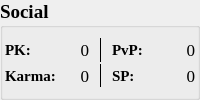
                  <widget class="QGroupBox" name="socialGroupBox">
                   <property name="font">
                    <font>
                     <family>Times New Roman</family>
                     <pointsize>14</pointsize>
                     <bold>true</bold>
                    </font>
                   </property>
                   <property name="title">
                    <string>Social</string>
                   </property>
                   <layout class="QVBoxLayout" name="verticalLayout_5">
                    <property name="spacing">
                     <number>2</number>
                    </property>
                    <property name="leftMargin">
                     <number>2</number>
                    </property>
                    <property name="topMargin">
                     <number>10</number>
                    </property>
                    <property name="rightMargin">
                     <number>2</number>
                    </property>
                    <property name="bottomMargin">
                     <number>10</number>
                    </property>
                    <item>
                     <layout class="QHBoxLayout" name="onlineStatsHLayout">
                      <property name="spacing">
                       <number>10</number>
                      </property>
                      <item>
                       <layout class="QHBoxLayout" name="pkHLayout">
                        <property name="spacing">
                         <number>1</number>
                        </property>
                        <item>
                         <widget class="QLabel" name="pkTextLabel">
                          <property name="font">
                           <font>
                            <family>Times New Roman</family>
                            <pointsize>11</pointsize>
                            <bold>true</bold>
                           </font>
                          </property>
                          <property name="text">
                           <string>PK:</string>
                          </property>
                         </widget>
                        </item>
                        <item>
                         <widget class="QLabel" name="pkCountLabel">
                          <property name="sizePolicy">
                           <sizepolicy hsizetype="MinimumExpanding" vsizetype="Preferred">
                            <horstretch>0</horstretch>
                            <verstretch>0</verstretch>
                           </sizepolicy>
                          </property>
                          <property name="font">
                           <font>
                            <family>Times New Roman</family>
                            <pointsize>13</pointsize>
                            <bold>false</bold>
                           </font>
                          </property>
                          <property name="text">
                           <string>0</string>
                          </property>
                          <property name="alignment">
                           <set>Qt::AlignRight|Qt::AlignTrailing|Qt::AlignVCenter</set>
                          </property>
                         </widget>
                        </item>
                       </layout>
                      </item>
                      <item>
                       <widget class="Line" name="line_13">
                        <property name="frameShadow">
                         <enum>QFrame::Plain</enum>
                        </property>
                        <property name="lineWidth">
                         <number>1</number>
                        </property>
                        <property name="orientation">
                         <enum>Qt::Vertical</enum>
                        </property>
                       </widget>
                      </item>
                      <item>
                       <layout class="QHBoxLayout" name="pvpHLayout">
                        <property name="spacing">
                         <number>1</number>
                        </property>
                        <item>
                         <widget class="QLabel" name="pvpTextLabel">
                          <property name="font">
                           <font>
                            <family>Times New Roman</family>
                            <pointsize>11</pointsize>
                            <bold>true</bold>
                           </font>
                          </property>
                          <property name="text">
                           <string>PvP:</string>
                          </property>
                         </widget>
                        </item>
                        <item>
                         <widget class="QLabel" name="pvpCountLabel">
                          <property name="sizePolicy">
                           <sizepolicy hsizetype="MinimumExpanding" vsizetype="Preferred">
                            <horstretch>0</horstretch>
                            <verstretch>0</verstretch>
                           </sizepolicy>
                          </property>
                          <property name="font">
                           <font>
                            <family>Times New Roman</family>
                            <pointsize>13</pointsize>
                            <bold>false</bold>
                           </font>
                          </property>
                          <property name="text">
                           <string>0</string>
                          </property>
                          <property name="alignment">
                           <set>Qt::AlignRight|Qt::AlignTrailing|Qt::AlignVCenter</set>
                          </property>
                         </widget>
                        </item>
                       </layout>
                      </item>
                     </layout>
                    </item>
                    <item>
                     <layout class="QHBoxLayout" name="stats_6HLayout">
                      <property name="spacing">
                       <number>10</number>
                      </property>
                      <item>
                       <layout class="QHBoxLayout" name="karmaHLayout">
                        <property name="spacing">
                         <number>1</number>
                        </property>
                        <item>
                         <widget class="QLabel" name="karmaTextLabel">
                          <property name="font">
                           <font>
                            <family>Times New Roman</family>
                            <pointsize>11</pointsize>
                            <bold>true</bold>
                           </font>
                          </property>
                          <property name="text">
                           <string>Karma:</string>
                          </property>
                         </widget>
                        </item>
                        <item>
                         <widget class="QLabel" name="karmaLabel">
                          <property name="sizePolicy">
                           <sizepolicy hsizetype="MinimumExpanding" vsizetype="Preferred">
                            <horstretch>0</horstretch>
                            <verstretch>0</verstretch>
                           </sizepolicy>
                          </property>
                          <property name="font">
                           <font>
                            <family>Times New Roman</family>
                            <pointsize>13</pointsize>
                            <bold>false</bold>
                           </font>
                          </property>
                          <property name="text">
                           <string>0</string>
                          </property>
                          <property name="alignment">
                           <set>Qt::AlignRight|Qt::AlignTrailing|Qt::AlignVCenter</set>
                          </property>
                         </widget>
                        </item>
                       </layout>
                      </item>
                      <item>
                       <widget class="Line" name="line_14">
                        <property name="frameShadow">
                         <enum>QFrame::Plain</enum>
                        </property>
                        <property name="lineWidth">
                         <number>1</number>
                        </property>
                        <property name="orientation">
                         <enum>Qt::Vertical</enum>
                        </property>
                       </widget>
                      </item>
                      <item>
                       <layout class="QHBoxLayout" name="spHLayout">
                        <property name="spacing">
                         <number>1</number>
                        </property>
                        <item>
                         <widget class="QLabel" name="spTextLabel">
                          <property name="sizePolicy">
                           <sizepolicy hsizetype="Preferred" vsizetype="Preferred">
                            <horstretch>0</horstretch>
                            <verstretch>0</verstretch>
                           </sizepolicy>
                          </property>
                          <property name="font">
                           <font>
                            <family>Times New Roman</family>
                            <pointsize>11</pointsize>
                            <bold>true</bold>
                           </font>
                          </property>
                          <property name="text">
                           <string>SP:</string>
                          </property>
                         </widget>
                        </item>
                        <item>
                         <widget class="QLabel" name="spLabel">
                          <property name="sizePolicy">
                           <sizepolicy hsizetype="MinimumExpanding" vsizetype="Preferred">
                            <horstretch>0</horstretch>
                            <verstretch>0</verstretch>
                           </sizepolicy>
                          </property>
                          <property name="font">
                           <font>
                            <family>Times New Roman</family>
                            <pointsize>13</pointsize>
                            <bold>false</bold>
                           </font>
                          </property>
                          <property name="text">
                           <string>0</string>
                          </property>
                          <property name="alignment">
                           <set>Qt::AlignRight|Qt::AlignTrailing|Qt::AlignVCenter</set>
                          </property>
                         </widget>
                        </item>
                       </layout>
                      </item>
                     </layout>
                    </item>
                   </layout>
                  </widget>
